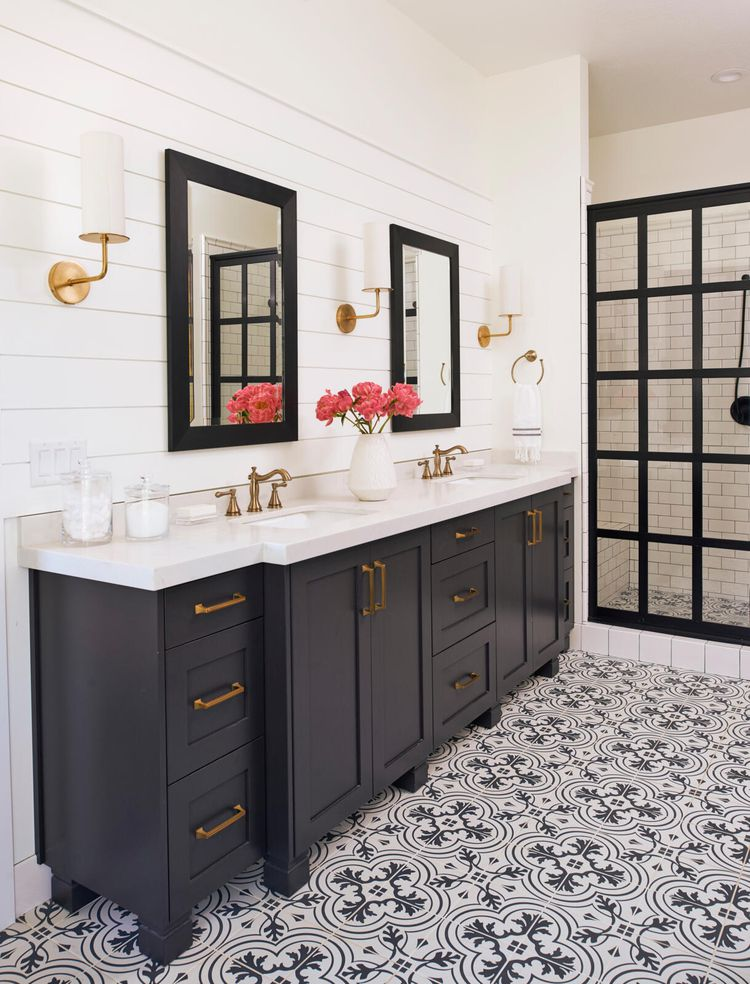
#> input picture Lab Notebooks/session_homography/bathroom_tiles.jpg, 750 x 984 px
$ jupyter execute seds536_session02.ipynb   (shell and % lines are left out)
#> lines starting #> are read from the running program, lines starting #| are printed output that depends on the picture
[cell 1]
import numpy as np
import matplotlib
import matplotlib.pyplot as plt

import cv2;

[cell 2]
img = cv2.imread('bathroom_tiles.jpg')
#> img is the input picture: shape (984, 750, 3); mean B, G, R 152.8, 154.4, 161
img = cv2.cvtColor(img, cv2.COLOR_BGR2RGB)
img_size = (img.shape[1], img.shape[0])
#> img_size = (750, 984)

[cell 3]
fig, ax = plt.subplots(figsize=(12,8))
ax.imshow(img)

[cell 4]
X = np.array([[449.0, 822.0],[574.0, 864.0],[517.0, 947.0],[377.0, 891.0]])
Xp = np.array([[200.0, 700.0],[300.0, 700.0],[300.0, 800.0],[200.0, 800.0]])
N = X.shape[0]
X, Xp, N

[cell 5]
def make_A_rows(x, xp):
    return np.array([[x[0], x[1], 1.0, 0.0, 0.0, 0.0, -x[0]*xp[0], -x[1]*xp[0], -xp[0]],
                    [0.0, 0.0, 0.0, x[0], x[1], 1.0, -x[0]*xp[1], -x[1]*xp[1], -xp[1]]])

def make_A_matrix(X, Xp):
    N = X.shape[0]
    A = np.empty((2*N, 9), dtype=np.double)
    for i in range(N):
        A[2*i:2*i+2, :] = make_A_rows(X[i, :].flatten(), Xp[i, :].flatten())
    return A

[cell 6]
A = make_A_matrix(X, Xp)
A, A.shape

[cell 7]
U, S, Vt = np.linalg.svd(A)
np.linalg.norm(U @ np.hstack([np.diag(S), np.zeros((8, 1))]) @ Vt - A)

[cell 8]
h = Vt[-1, :]
E_alg = np.linalg.norm(A @ h)
h, E_alg

[cell 9]
H = h.reshape(3,3)
H / H[2, 2]

[cell 10]
Xpe = H @ (np.hstack([X, np.ones((N, 1))])).T
Xpe /= Xpe[2, :]
E_geom = np.linalg.norm(Xpe[:2, :].T - Xp)
Xpe, E_geom

[cell 11]
def getHomography(X, Xp):
    N = X.shape[0]
    assert N >= 4 and N == Xp.shape[0]
    A = make_A_matrix(X, Xp)
    U, S, Vt = np.linalg.svd(A)
    h = Vt[-1, :]
    E_alg = np.linalg.norm(A @ h)
    H = h.reshape(3,3)
    Xpe = H @ (np.hstack([X, np.ones((N, 1))])).T
    Xpe /= Xpe[2, :]
    Xpe = Xpe[:2, :].T
    E_geom = np.linalg.norm(Xpe - Xp)
    return H, Xpe, E_alg, E_geom

[cell 12]
H, Xpe, E_alg, E_geom = getHomography(X, Xp)
img_h = cv2.warpPerspective(img, H, img_size, flags=cv2.INTER_CUBIC)
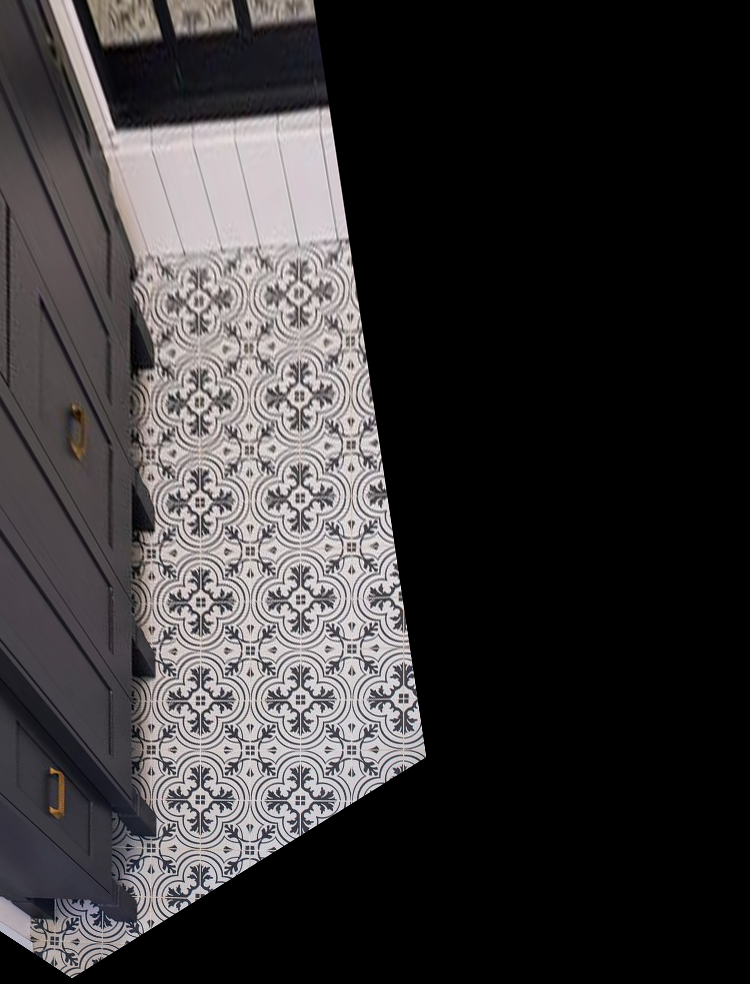
#> img_h: shape (984, 750, 3); mean R, G, B 55.8, 53.3, 54.2
Xpe, E_alg, E_geom

[cell 13]
fig, axes = plt.subplots(1, 2, figsize=(12,8))
axes[0].imshow(img)
axes[1].imshow(img_h)
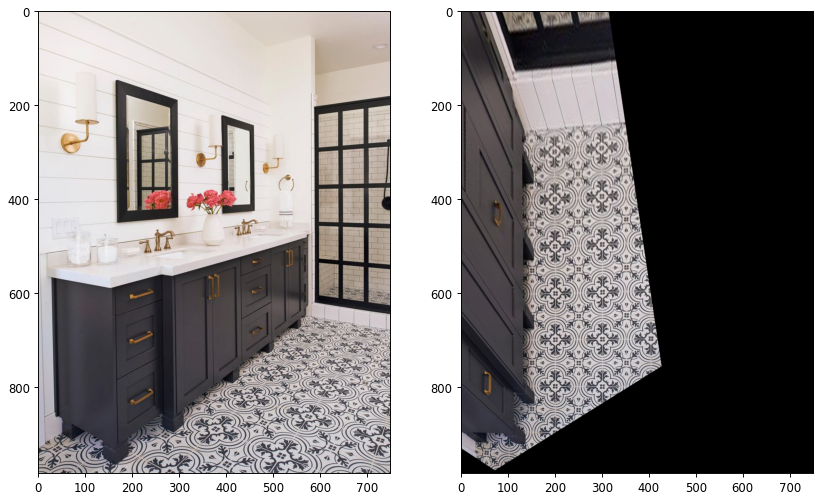
#> figure drawn by matplotlib, 2 panels

[cell 14]
X8 = np.array([[449.0, 822.0],[574.0, 864.0],[517.0, 947.0],[377.0, 891.0], [507.0, 771.0], [617.0, 802.0], [545.0, 730.0], [649.0, 755.0]])
Xp8 = np.array([[200.0, 700.0],[300.0, 700.0],[300.0, 800.0],[200.0, 800.0], [200.0, 600.0], [300.0, 600.0], [200.0, 500.0], [300.0, 500.0]])

[cell 15]
H, Xpe, E_alg, E_geom = getHomography(X8, Xp8)
img_h8 = cv2.warpPerspective(img, H, img_size, flags=cv2.INTER_CUBIC)
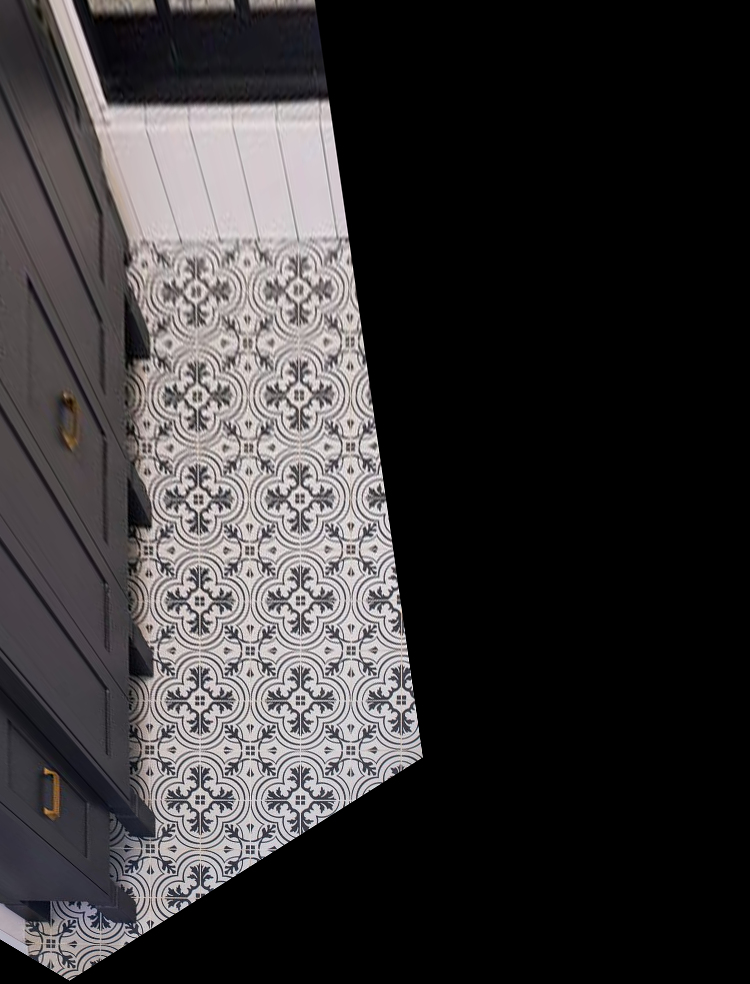
#> img_h8: shape (984, 750, 3); mean R, G, B 56, 53.5, 54.5
Xpe, E_alg, E_geom

[cell 16]
fig, axes = plt.subplots(1, 2, figsize=(12,8))
axes[0].imshow(img_h)
axes[1].imshow(img_h8)
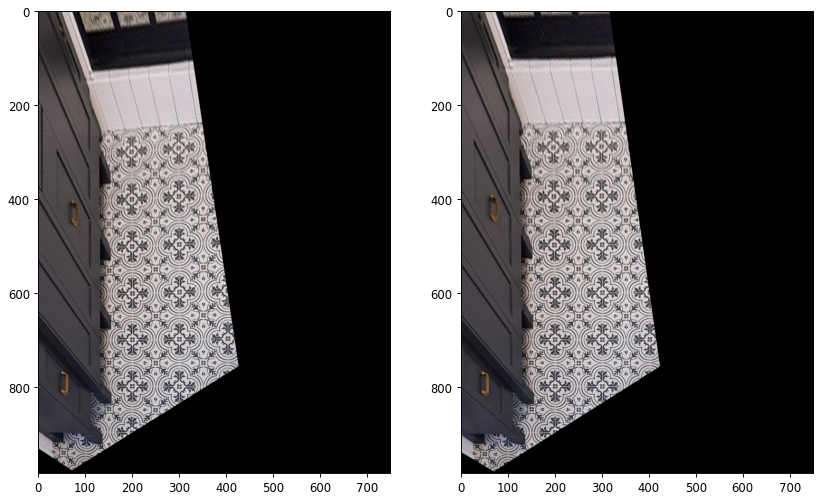
#> figure drawn by matplotlib, 2 panels

# Manual Panorama Stitching

[cell 17]
imgL = cv2.imread('goldengate-02.png')
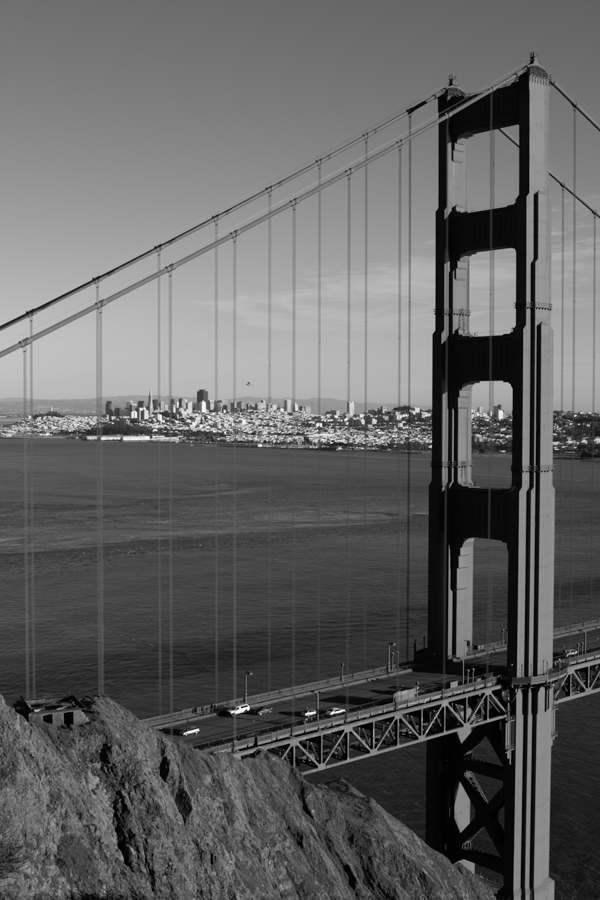
#> input picture Lab Notebooks/session_homography/goldengate-02.png, 600 x 900 px
#> imgL is the input picture: shape (900, 600, 3); min 0, max 255, mean 98.5
imgL = cv2.cvtColor(imgL, cv2.COLOR_BGR2RGB)
img_size = (imgL.shape[1], imgL.shape[0])
#> img_size = (600, 900)
imgR = cv2.imread('goldengate-03.png')
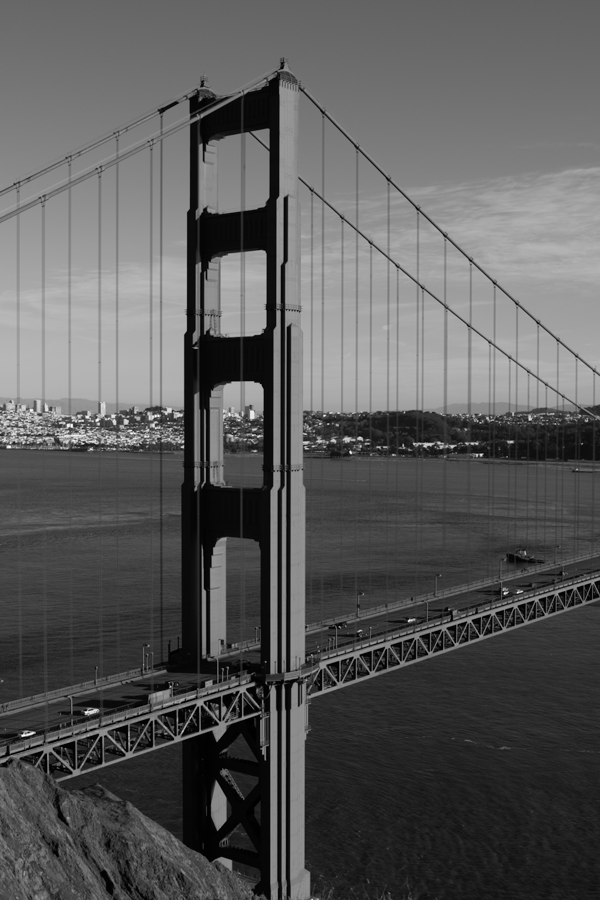
#> input picture Lab Notebooks/session_homography/goldengate-03.png, 600 x 900 px
#> imgR is the input picture: shape (900, 600, 3); min 0, max 255, mean 89.9
imgR = cv2.cvtColor(imgR, cv2.COLOR_BGR2RGB)
fig, axes = plt.subplots(1, 2, figsize=(12,8))
axes[0].imshow(imgL)
axes[1].imshow(imgR)

[cell 18]
XL = np.array([[354, 401.0], [502, 411.0], [457, 681], [298, 742]])
XR = np.array([[104.0, 402], [253, 411], [212, 680], [52, 748]])

[cell 19]
HP, Xpe, E_alg, E_geom = getHomography(XR, XL)
Xpe, E_alg, E_geom

[cell 20]
imgPL = cv2.warpPerspective(imgL, np.eye(3), (img_size[0]*2, img_size[1]))
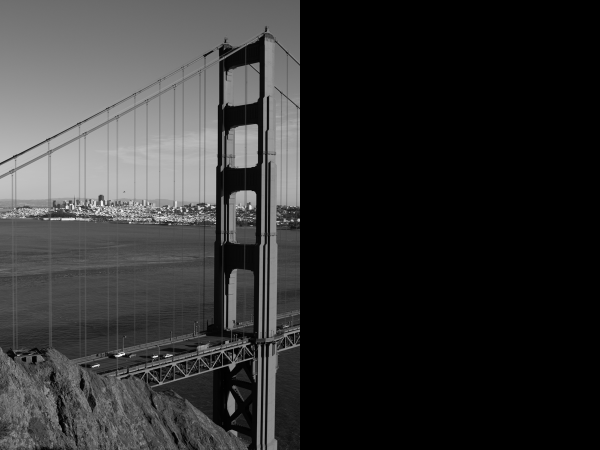
#> imgPL: shape (900, 1200, 3) (shown at 1/2 size); min 0, max 255, mean 49.3
imgPR = cv2.warpPerspective(imgR, HP, (img_size[0]*2, img_size[1]))
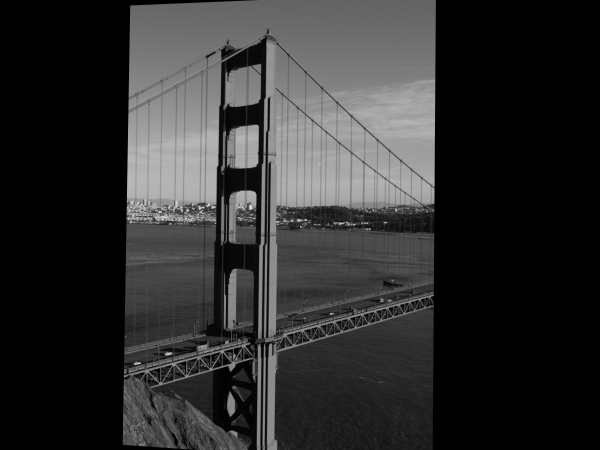
#> imgPR: shape (900, 1200, 3) (shown at 1/2 size); min 0, max 249, mean 46

[cell 21]
imgAvg = (imgPL / 2.0 + imgPR / 2.0) / 255.0
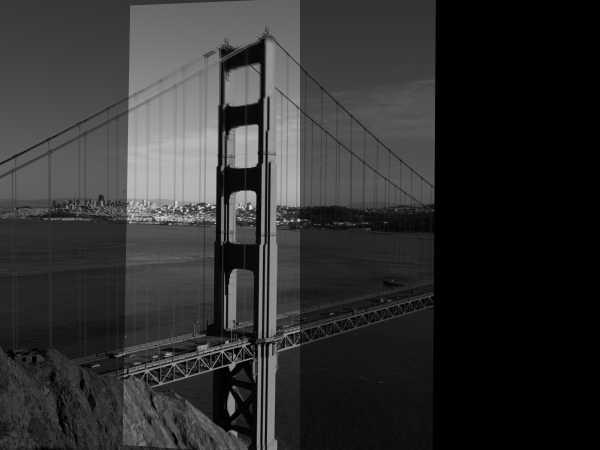
#> imgAvg: shape (900, 1200, 3) float64 (shown at 1/2 size); min 0, max 0.969, mean 0.187
fig, ax = plt.subplots(figsize=(12,8))
ax.imshow(imgAvg)

[cell 22]
mask = np.zeros(imgPL.shape, dtype = np.uint8)
mask[:img_size[1], :img_size[0]] = 255
imgPL[mask == 0] = imgPR[mask == 0]
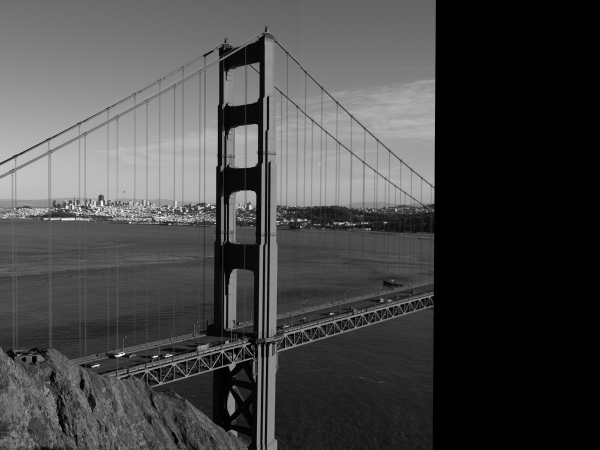
#> imgPL: shape (900, 1200, 3) (shown at 1/2 size); min 0, max 255, mean 69.5
fig, ax = plt.subplots(figsize=(12,8))
ax.imshow(imgPL)
